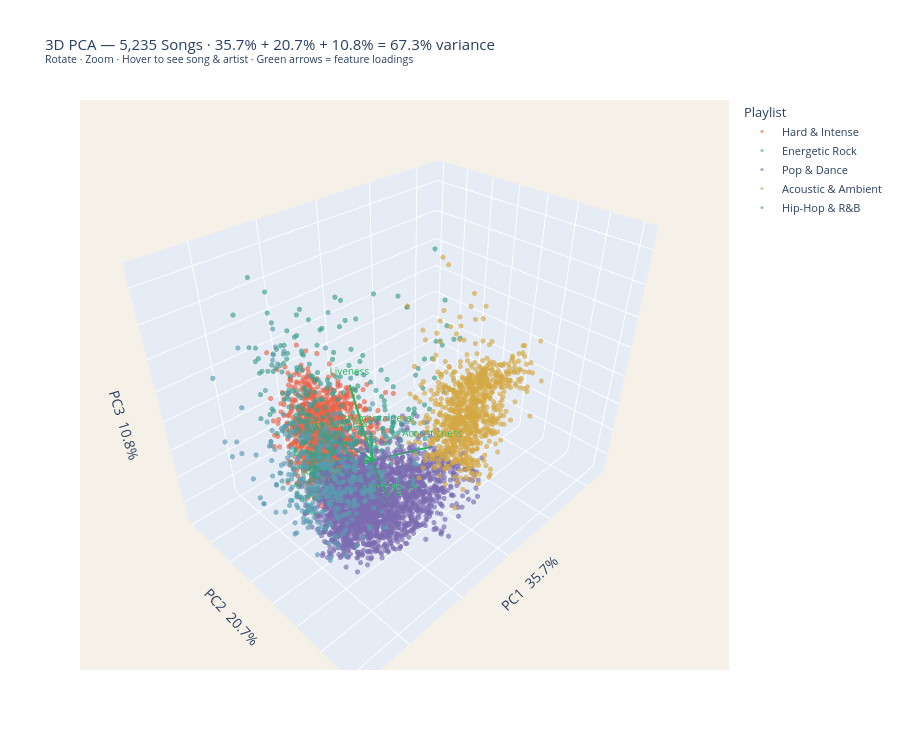

Notebook cell for this chart:
### Markdown cell above
### 3D PCA — Interactive Cluster View
PCA with `n_components=3` captures three principal axes of variance. Plotly renders it instantly (no waiting) — rotate, zoom, hover to see song & artist. Feature loading arrows show which audio features drive each axis.

### Code cell
import plotly.graph_objects as go

pca3 = PCA(n_components=3, random_state=42)
Xp3  = pca3.fit_transform(X_scaled)
v1, v2, v3 = pca3.explained_variance_ratio_ * 100

fig_pca3d = go.Figure()
for i in range(K):
    m = labels == i
    fig_pca3d.add_trace(go.Scatter3d(
        x=Xp3[m, 0], y=Xp3[m, 1], z=Xp3[m, 2],
        mode="markers",
        name=NAMES[i],
        text=[f"{row['name']}<br>{row['artist']}" for _, row in df[m].iterrows()],
        hovertemplate="%{text}<extra>" + NAMES[i] + "</extra>",
        marker=dict(size=3, color=COLORS[i], opacity=0.65)
    ))

# Feature loading arrows
L3 = pca3.components_.T * 3
for j, feat in enumerate(FEATURES):
    fig_pca3d.add_trace(go.Scatter3d(
        x=[0, L3[j,0]], y=[0, L3[j,1]], z=[0, L3[j,2]],
        mode="lines+text",
        line=dict(color="#1DB954", width=4),
        text=["", feat.title()],
        textposition="top center",
        textfont=dict(size=10, color="#1DB954"),
        showlegend=False,
        hoverinfo="skip"
    ))

fig_pca3d.update_layout(
    title=dict(
        text=f"3D PCA — {len(X_scaled):,} Songs · {v1:.1f}% + {v2:.1f}% + {v3:.1f}% = {v1+v2+v3:.1f}% variance<br>"
             "<sup>Rotate · Zoom · Hover to see song & artist · Green arrows = feature loadings</sup>",
        font=dict(size=15)
    ),
    scene=dict(
        xaxis=dict(title=f"PC1  {v1:.1f}%", showticklabels=False),
        yaxis=dict(title=f"PC2  {v2:.1f}%", showticklabels=False),
        zaxis=dict(title=f"PC3  {v3:.1f}%", showticklabels=False),
        bgcolor="rgb(245, 240, 232)"
    ),
    legend=dict(title="Playlist", font=dict(size=11)),
    height=750,
    paper_bgcolor="white"
)
fig_pca3d.show()
print(f"✅ 3D PCA — {v1+v2+v3:.1f}% variance explained in 3 components")

### Figure 1 — Plotly figure (JSON) as saved in the notebook; plotly's stock layout.template omitted (floating-point values rounded to 4 significant figures; data arrays with more than 128 entries replaced by an {"elided": "..."} marker saying what was removed)
{"data": [{"hovertemplate": "%{text}<extra>Hard & Intense</extra>", "marker": {"color": "#E8644A", "opacity": 0.65, "size": 3}, "mode": "markers", "name": "Hard & Intense", "text": {"elided": "1210 str values"}, "type": "scatter3d", "x": {"elided": "1210 float values"}, "y": {"elided": "1210 float values"}, "z": {"elided": "1210 float values"}}, {"hovertemplate": "%{text}<extra>Energetic Rock</extra>", "marker": {"color": "#3D9E8C", "opacity": 0.65, "size": 3}, "mode": "markers", "name": "Energetic Rock", "text": {"elided": "553 str values"}, "type": "scatter3d", "x": {"elided": "553 float values"}, "y": {"elided": "553 float values"}, "z": {"elided": "553 float values"}}, {"hovertemplate": "%{text}<extra>Pop & Dance</extra>", "marker": {"color": "#7B6BB0", "opacity": 0.65, "size": 3}, "mode": "markers", "name": "Pop & Dance", "text": {"elided": "2246 str values"}, "type": "scatter3d", "x": {"elided": "2246 float values"}, "y": {"elided": "2246 float values"}, "z": {"elided": "2246 float values"}}, {"hovertemplate": "%{text}<extra>Acoustic & Ambient</extra>", "marker": {"color": "#D4A843", "opacity": 0.65, "size": 3}, "mode": "markers", "name": "Acoustic & Ambient", "text": {"elided": "856 str values"}, "type": "scatter3d", "x": {"elided": "856 float values"}, "y": {"elided": "856 float values"}, "z": {"elided": "856 float values"}}, {"hovertemplate": "%{text}<extra>Hip-Hop & R&B</extra>", "marker": {"color": "#5A9BB0", "opacity": 0.65, "size": 3}, "mode": "markers", "name": "Hip-Hop & R&B", "text": {"elided": "370 str values"}, "type": "scatter3d", "x": {"elided": "370 float values"}, "y": {"elided": "370 float values"}, "z": {"elided": "370 float values"}}, {"hoverinfo": "skip", "line": {"color": "#1DB954", "width": 4}, "mode": "lines+text", "showlegend": false, "text": ["", "Danceability"], "textfont": {"color": "#1DB954", "size": 10}, "textposition": "top center", "type": "scatter3d", "x": [0, 0.8799], "y": [0, 1.588], "z": [0, 0.1591]}, {"hoverinfo": "skip", "line": {"color": "#1DB954", "width": 4}, "mode": "lines+text", "showlegend": false, "text": ["", "Energy"], "textfont": {"color": "#1DB954", "size": 10}, "textposition": "top center", "type": "scatter3d", "x": [0, 1.337], "y": [0, -1.096], "z": [0, -0.1317]}, {"hoverinfo": "skip", "line": {"color": "#1DB954", "width": 4}, "mode": "lines+text", "showlegend": false, "text": ["", "Acousticness"], "textfont": {"color": "#1DB954", "size": 10}, "textposition": "top center", "type": "scatter3d", "x": [0, -1.296], "y": [0, 0.9832], "z": [0, 0.2816]}, {"hoverinfo": "skip", "line": {"color": "#1DB954", "width": 4}, "mode": "lines+text", "showlegend": false, "text": ["", "Tempo"], "textfont": {"color": "#1DB954", "size": 10}, "textposition": "top center", "type": "scatter3d", "x": [0, 0.4739], "y": [0, -0.3827], "z": [0, -1.571]}, {"hoverinfo": "skip", "line": {"color": "#1DB954", "width": 4}, "mode": "lines+text", "showlegend": false, "text": ["", "Valence"], "textfont": {"color": "#1DB954", "size": 10}, "textposition": "top center", "type": "scatter3d", "x": [0, 0.9187], "y": [0, 1.423], "z": [0, -0.05748]}, {"hoverinfo": "skip", "line": {"color": "#1DB954", "width": 4}, "mode": "lines+text", "showlegend": false, "text": ["", "Speechiness"], "textfont": {"color": "#1DB954", "size": 10}, "textposition": "top center", "type": "scatter3d", "x": [0, 0.5617], "y": [0, -0.7016], "z": [0, 0.6453]}, {"hoverinfo": "skip", "line": {"color": "#1DB954", "width": 4}, "mode": "lines+text", "showlegend": false, "text": ["", "Instrumentalness"], "textfont": {"color": "#1DB954", "size": 10}, "textposition": "top center", "type": "scatter3d", "x": [0, -1.012], "y": [0, -1.17], "z": [0, -0.2571]}, {"hoverinfo": "skip", "line": {"color": "#1DB954", "width": 4}, "mode": "lines+text", "showlegend": false, "text": ["", "Liveness"], "textfont": {"color": "#1DB954", "size": 10}, "textposition": "top center", "type": "scatter3d", "x": [0, 0.2972], "y": [0, -0.4398], "z": [0, 2.432]}, {"hoverinfo": "skip", "line": {"color": "#1DB954", "width": 4}, "mode": "lines+text", "showlegend": false, "text": ["", "Loudness"], "textfont": {"color": "#1DB954", "size": 10}, "textposition": "top center", "type": "scatter3d", "x": [0, 1.504], "y": [0, -0.294], "z": [0, -0.09773]}], "layout": {"height": 750, "legend": {"font": {"size": 11}, "title": {"text": "Playlist"}}, "paper_bgcolor": "white", "scene": {"bgcolor": "rgb(245, 240, 232)", "xaxis": {"showticklabels": false, "title": {"text": "PC1  35.7%"}}, "yaxis": {"showticklabels": false, "title": {"text": "PC2  20.7%"}}, "zaxis": {"showticklabels": false, "title": {"text": "PC3  10.8%"}}}, "title": {"font": {"size": 15}, "text": "3D PCA — 5,235 Songs · 35.7% + 20.7% + 10.8% = 67.3% variance<br><sup>Rotate · Zoom · Hover to see song & artist · Green arrows = feature loadings</sup>"}}}
